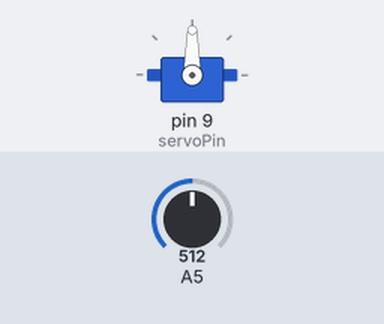
Recording of a sketch running on a simulated Arduino Uno, built with avr-gcc and run on an emulated ATmega328P. Shown: servo. The inputs (shaded band) are chosen by the test bench; at power-on: A5 = 512. What the sketch prints to the serial monitor is not drawn.

Above: at 1.2 s.
1.3 s: A5 set to 716
At 1.6 s:
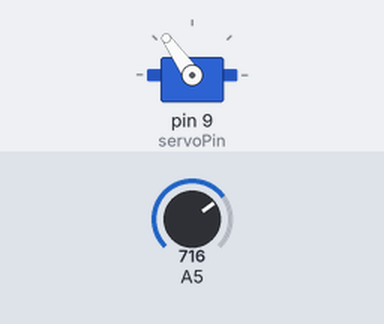
2.8 s: A5 set to 900
At 4.0 s:
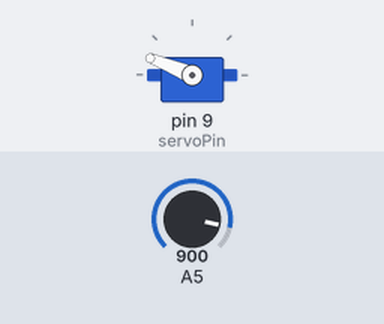
4.3 s: A5 set to 1023
At 5.2 s:
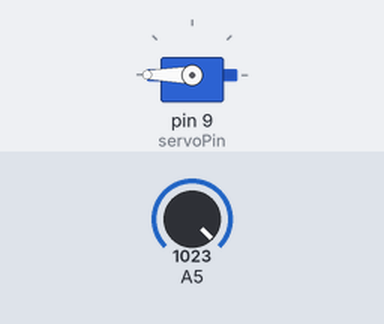
5.8 s: A5 set to 306
At 6.4 s:
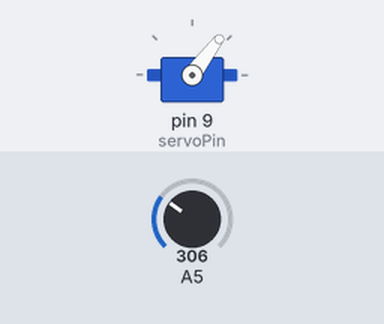
7.3 s: A5 set to 122
At 8.5 s:
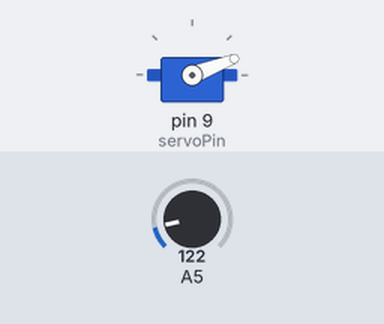
8.8 s: A5 set to 0
At 9.6 s:
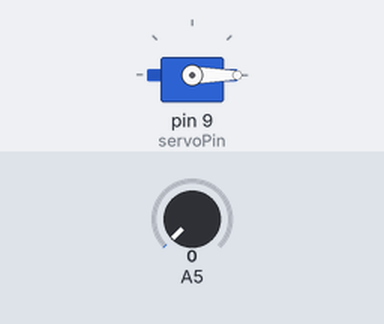
Timing chart, 0 to 11.3 s (numbered marks = the images above; inputs shaded):
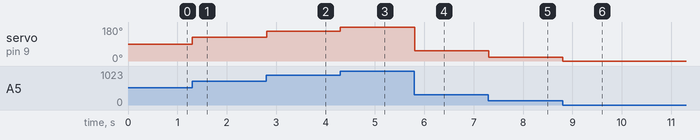

The sketch:

Potentiomotor.ino
```cpp
// Include the Servo library
#include <Servo.h>

// Declare the Servo pin
int servoPin = 9;
// Create a servo object
Servo Servo1;
void setup() {
   // We need to attach the servo to the used pin number
   Serial.begin(9600);
   Servo1.attach(servoPin);
   Servo1.write(0);
}


void loop() {
  // put your main code here, to run repeatedly:
  int input = analogRead(A5);
  input = map(input, 0, 1023, 0, 180);
  Servo1.write(input);
  Serial.println(input);
}
```

Measured:
- after the input at 1.3 s, servo on pin 9 (servoPin): 90° → 125° at once
- after the input at 2.8 s, servo on pin 9 (servoPin): 125° → 158° at once
- after the input at 4.3 s, servo on pin 9 (servoPin): 158° → 180° at once
- after the input at 5.8 s, servo on pin 9 (servoPin): 180° → 53° at once
- after the input at 7.3 s, servo on pin 9 (servoPin): 53° → 21° at once
- after the input at 8.8 s, servo on pin 9 (servoPin): 21° → 0° at once
